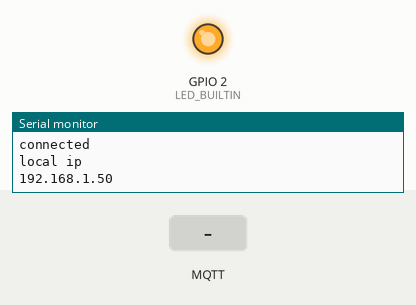
Simulated run of this sketch. Board: ESP8266 (NodeMCU). Parts: output pins drawn as LEDs (lit = HIGH, except the on-board LED, lit = LOW), the last lines printed to the serial monitor. The inputs (shaded band) are chosen by the test bench. WiFi joins after 1.5 s; servers stay silent unless stated; storage starts empty; no MQTT or app messages arrive unless stated.

Above: at 12.7 s.
12.8 s: MQTT message "1" arrives on the first subscribed topic
At 13.4 s:
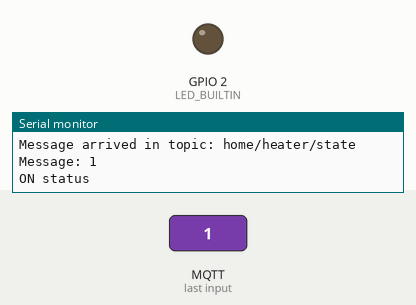
14.3 s: MQTT message "0" arrives on the first subscribed topic
At 15.7 s:
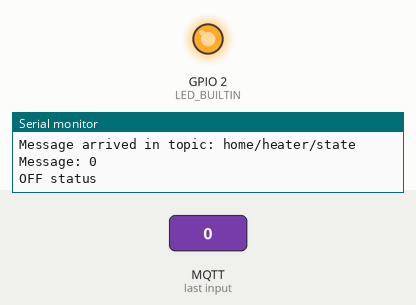
Timing chart, 0 to 17.3 s (numbered marks = the images above; inputs shaded):
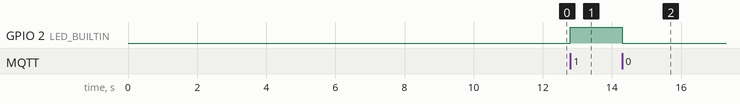

Measured:
- after the input at 12.8 s, GPIO 2 (LED_BUILTIN): LOW → HIGH at once
- after the input at 14.3 s, GPIO 2 (LED_BUILTIN): HIGH → LOW at once

The sketch:

MQTT_WiFi_Switcher.ino
```cpp
#include <FS.h>                   //this needs to be first, or it all crashes and burns...

#include <ESP8266WiFi.h>          //https://github.com/esp8266/Arduino
#include <PubSubClient.h>
//needed for library
#include <DNSServer.h>
#include <ESP8266WebServer.h>
#include <WiFiManager.h>          //https://github.com/tzapu/WiFiManager

#include <ArduinoJson.h>          //https://github.com/bblanchon/ArduinoJson

//define your default values here, if there are different values in config.json, they are overwritten.
#define ONE_MINUTE 60000
boolean status = false;
String stateString = "0";
unsigned long lastSentTime = 0;
int minutes = -1;
char charBuf[10];

char mqttServer[40] = "m23.cloudmqtt.com";
char mqttPort[6] = "12873";
char mqttUser[40] = "rptjayur";
char mqttPassword[40] = "VybhGdceNgzn";
char currentStateTopic[40] = "home/heater/state";
char commandTopic[40] = "home/heater/command";
char clientName[40] = "ESP";
//flag for saving data
bool shouldSaveConfig = false;

WiFiClient espClient;
PubSubClient client(espClient);

void setup() {
  pinMode(LED_BUILTIN, OUTPUT);
  digitalWrite(LED_BUILTIN, false);
  Serial.begin(115200);
  delay(10000);
  readFS();
  wifiSetup(true);
  connectMQTT();
  saveConfig();
  Serial.println("local ip");
  Serial.println(WiFi.localIP());
  lastSentTime = millis();
}

void connectMQTT() {
  int port = atoi(mqttPort);
  Serial.print("MQTT port is: ");
  Serial.println(port);
  client.setServer(mqttServer, port);
  client.setCallback(callback);

  while (!client.connected()) {
    Serial.println("Connecting to MQTT: " + String(mqttUser) + " " + String(mqttPassword));
    if (client.connect(clientName, mqttUser, mqttPassword)) {
      Serial.println("connected");
    } else {
      Serial.print("failed with state ");
      Serial.print(client.state());
      delay(2000);
    }
  }
  client.subscribe(currentStateTopic, 1);
  client.subscribe(commandTopic, 1);
}

void callback(char* topic, byte* payload, unsigned int length) {

  Serial.print("Message arrived in topic: ");
  Serial.println(topic);

  Serial.print("Message: ");
  for (int i = 0; i < length; i++) {
    Serial.print((char)payload[i]);
  }
  Serial.println();
  if (length > 0) {
    if (strcmp(topic, currentStateTopic) == 0) {
      if (payload[0] == '1') {
        switchOn();
      } else {
        switchOff();
      }
      if (payload[0] == 'c') {
        wifiSetup(false);
        connectMQTT();
        saveConfig();
      }
    } else if (strcmp(topic, commandTopic) == 0) {
      payload[length] = '\0'; // Make payload a string by NULL terminating it.
      minutes = atoi((char *)payload);
      Serial.println("timer set to: " + String(minutes));
    }
  }
}


//callback notifying us of the need to save config
void saveConfigCallback () {
  Serial.println("Should save config");
  shouldSaveConfig = true;
}

void switchOn() {
  if (stateString != "1") {
    digitalWrite(LED_BUILTIN, true);
    Serial.println("ON status");
    stateString = "1";
    publishString(stateString, currentStateTopic);
  }
}

void toggle() {
  if (stateString == "0") {
    switchOn();
  } else if (stateString == "1") {
    switchOff();
  }
}

void switchOff() {
  if (stateString != "0") {
    digitalWrite(LED_BUILTIN, false);
    Serial.println("OFF status");
    stateString = "0";
    publishString(stateString, currentStateTopic);
  }
}

void publishString(String m, char* topic) {
  m.toCharArray(charBuf, 10);
  client.publish(topic, charBuf, true);
}

void readFS() {
  Serial.println("mounting FS...");
  if (SPIFFS.begin()) {
    Serial.println("mounted file system");
    if (SPIFFS.exists("/config.json")) {
      //file exists, reading and loading
      Serial.println("reading config file");
      File configFile = SPIFFS.open("/config.json", "r");
      if (configFile) {
        Serial.println("opened config file");
        size_t size = configFile.size();
        // Allocate a buffer to store contents of the file.
        std::unique_ptr<char[]> buf(new char[size]);

        configFile.readBytes(buf.get(), size);
        DynamicJsonBuffer jsonBuffer;
        JsonObject& json = jsonBuffer.parseObject(buf.get());
        json.printTo(Serial);
        if (json.success()) {
          Serial.println("\nparsed json");

          strcpy(mqttServer, json["mqttServer"]);
          strcpy(mqttPort, json["mqttPort"]);
          strcpy(mqttUser, json["mqttUser"]);
          strcpy(mqttPassword, json["mqttPassword"]);
          strcpy(currentStateTopic, json["currentStateTopic"]);
          strcpy(commandTopic, json["commandTopic"]);
          strcpy(clientName, json["clientName"]);

        } else {
          Serial.println("failed to load json config");
        }
        configFile.close();
      }
    }
  } else {
    Serial.println("failed to mount FS");
  }
}

void wifiSetup(bool autoConn) {
  WiFiManager wifiManager;
  WiFiManagerParameter custom_mqtt_server("server", "mqtt server", mqttServer, 40);
  WiFiManagerParameter custom_mqtt_port("port", "mqtt port", mqttPort, 6);
  WiFiManagerParameter custom_mqtt_user("user", "mqtt user", mqttUser, 40);
  WiFiManagerParameter custom_mqtt_password("password", "mqtt password", mqttPassword, 40);
  WiFiManagerParameter custom_mqtt_command_topic("command_topic", "Command topic", commandTopic, 40);
  WiFiManagerParameter custom_mqtt_state_topic("state_topic", "State topic", currentStateTopic, 40);
  WiFiManagerParameter custom_mqtt_client_name("client_name", "Client unique name", clientName, 40);

  wifiManager.setSaveConfigCallback(saveConfigCallback);

  wifiManager.addParameter(&custom_mqtt_server);
  wifiManager.addParameter(&custom_mqtt_port);
  wifiManager.addParameter(&custom_mqtt_user);
  wifiManager.addParameter(&custom_mqtt_password);
  wifiManager.addParameter(&custom_mqtt_command_topic);
  wifiManager.addParameter(&custom_mqtt_state_topic);
  wifiManager.addParameter(&custom_mqtt_client_name);

  if (autoConn) {
    if (!wifiManager.autoConnect("AutoConnectAP", "password")) {
      Serial.println("failed to connect and hit timeout");
      delay(3000);
      ESP.reset();
      delay(5000);
    }
  } else {
    if (!wifiManager.startConfigPortal("OnDemandAP")) {
      Serial.println("failed to connect and hit timeout");
      delay(3000);
      ESP.reset();
      delay(5000);
    }
  }
  Serial.println("connected...yeey :)");
  strcpy(mqttServer, custom_mqtt_server.getValue());
  strcpy(mqttPort, custom_mqtt_port.getValue());
  strcpy(mqttUser, custom_mqtt_user.getValue());
  strcpy(mqttPassword, custom_mqtt_password.getValue());
  strcpy(currentStateTopic, custom_mqtt_state_topic.getValue());
  strcpy(commandTopic, custom_mqtt_command_topic.getValue());
  strcpy(clientName, custom_mqtt_client_name.getValue());
}

void saveConfig() {
  if (shouldSaveConfig) {
    Serial.println("saving config");
    DynamicJsonBuffer jsonBuffer;
    JsonObject& json = jsonBuffer.createObject();
    json["mqttServer"] = mqttServer;
    json["mqttPort"] = mqttPort;
    json["mqttUser"] = mqttUser;
    json["mqttPassword"] = mqttPassword;
    json["currentStateTopic"] = currentStateTopic;
    json["commandTopic"] = commandTopic;
    json["clientName"] = clientName;

    File configFile = SPIFFS.open("/config.json", "w");
    if (!configFile) {
      Serial.println("failed to open config file for writing");
    }

    json.printTo(Serial);
    Serial.println();
    json.printTo(configFile);
    configFile.close();
    //end save
  }
}

void loop() {
  if (!client.connected()) {
    connectMQTT();
    publishString("r", currentStateTopic);
  }
  long gap = millis() - lastSentTime;
  if (gap >= ONE_MINUTE || gap < 0) {
    Serial.println("gap: " + String(gap));
    lastSentTime = millis();
    if (minutes > 0) {
      minutes --;
      Serial.println("remaing minutes to toggle: " + String(minutes));
      Serial.println("            current state: " + stateString);
      if (minutes == 0) {
        toggle();
      }
    }
    publishString(String(minutes), commandTopic);
  }
  client.loop();
}
```
